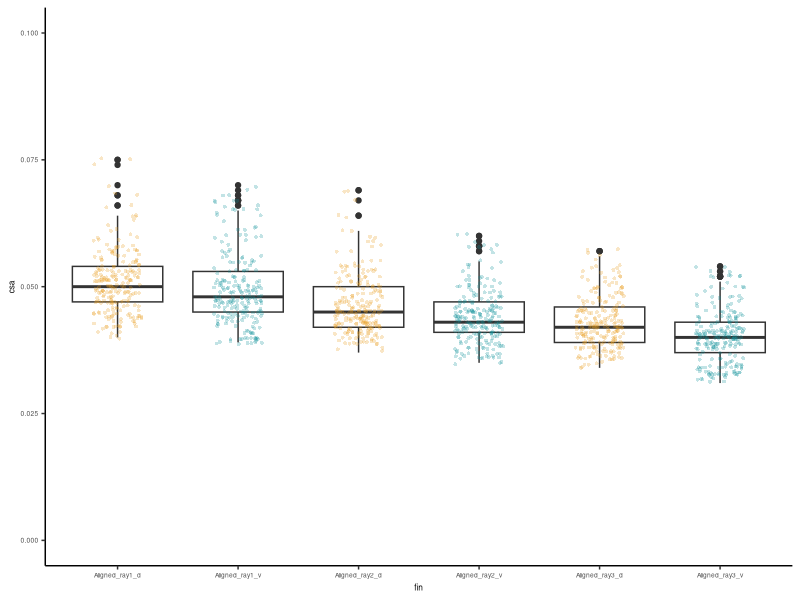

Source code (R): (Note: this script raises an error after producing the figure.)
# Purpose: measure and plot fin rays for shortnose sturgeon, specimen FMNH144017
#
# note: 
#  CSA == cross sectional area
#  second_moment_min == second moment of area around major axis
#  second_moment_max == second moment of area around minor axis
#
# 2019-05-05
# TAS


# initialize packages ####
library(ggplot2)


# load data ####
rm(list = ls()) # clear any old vars
sturgeon_ray_data <- read.table("data_raw/FMNH144017_CSA_and_SMA.txt", head=TRUE) # load data

# plot data ####

# set color scheme for d vs v
group.colors <- c(Aligned_ray1_d="#E89E1C", Aligned_ray1_v="#0D929A",
                  Aligned_ray2_d="#E89E1C", Aligned_ray2_v="#0D929A",
                  Aligned_ray3_d="#E89E1C", Aligned_ray3_v="#0D929A")


# cross sectional area.
p_csa <-ggplot(data=sturgeon_ray_data, aes(x=fin, y=csa)) +
  geom_boxplot() +
  geom_jitter(shape=16, position=position_jitter(0.2), size=1, alpha=0.25, aes(color=fin)) +
  scale_color_manual(values = group.colors) +
  ylim(0,.1) +
  theme_classic() +
  theme(legend.position="none", text=element_text(size=6))
p_csa
ggsave("output_figures/sturgeon_csa.pdf", plot=p_csa,  width=5, height=5, units = "cm")


p_2mom_min <-ggplot(data=sturgeon_ray_data, aes(x=fin, y=second_moment_min)) +
  geom_boxplot() +
  geom_jitter(shape=16, position=position_jitter(0.2), size=1, alpha=0.25, aes(color=fin)) +
  scale_color_manual(values = group.colors) +
  ylim(0,.0004) +
  theme_classic() +
  theme(legend.position="none", text=element_text(size=6))
p_2mom_min
ggsave("output_figures/sturgeon_2ndmom_min.pdf", plot=p_2mom_min,  width=5, height=5, units = "cm")


# analyzing rays ####
ray_d1 <- sturgeon_ray_data[sturgeon_ray_data$fin=="Aligned_ray1_d",]
ray_v1 <- sturgeon_ray_data[sturgeon_ray_data$fin=="Aligned_ray1_v",]
ray_d2 <- sturgeon_ray_data[sturgeon_ray_data$fin=="Aligned_ray2_d",]
ray_v2 <- sturgeon_ray_data[sturgeon_ray_data$fin=="Aligned_ray2_v",]
ray_d3 <- sturgeon_ray_data[sturgeon_ray_data$fin=="Aligned_ray3_d",]
ray_v3 <- sturgeon_ray_data[sturgeon_ray_data$fin=="Aligned_ray3_v",]

# comparing difference in CSA -- for text
(mean(ray_d1$csa)/mean(ray_v1$csa) + mean(ray_d2$csa)/mean(ray_v2$csa) + mean(ray_d3$csa)/mean(ray_v3$csa)) /3

# comparing difference in 2ndmom_DV -- for text
(mean(ray_d1$second_moment_min)/mean(ray_v1$second_moment_min) + mean(ray_d2$second_moment_min)/mean(ray_v2$second_moment_min) + mean(ray_d3$second_moment_min)/mean(ray_v3$second_moment_min)) /3


# statistics  ####
# test if  data are normally distributed.
shapiro.test(ray_d1$csa)
shapiro.test(ray_d2$csa)
shapiro.test(ray_d3$csa)
shapiro.test(ray_v1$csa)
shapiro.test(ray_v2$csa)
shapiro.test(ray_d3$csa)
shapiro.test(ray_d1$second_moment_min) 
shapiro.test(ray_d2$second_moment_min)
shapiro.test(ray_d3$second_moment_min) 
shapiro.test(ray_v1$second_moment_min)
shapiro.test(ray_v2$second_moment_min) 
shapiro.test(ray_v3$second_moment_min)

#  table of these results
d1_vs_v1_csa <- as.vector(c("Acipernser", "FMNH144017", "d1_vs_v1", "csa", wilcox.test(ray_d1$csa, ray_v1$csa)$statistic, wilcox.test(ray_d1$csa, ray_v1$csa)$p.value))
d2_vs_v2_csa <- as.vector(c("Acipernser", "FMNH144017", "d2_vs_v2", "csa", wilcox.test(ray_d2$csa, ray_v2$csa)$statistic, wilcox.test(ray_d2$csa, ray_v2$csa)$p.value))
d3_vs_v3_csa <- as.vector(c("Acipernser", "FMNH144017", "d3_vs_v3", "csa", wilcox.test(ray_d3$csa, ray_v3$csa)$statistic, wilcox.test(ray_d2$csa, ray_v3$csa)$p.value))
d1_vs_v1_second_moment <- as.vector(c("Acipernser", "FMNH144017", "d1_vs_v1", "sma", wilcox.test(ray_d1$second_moment_min, ray_v1$second_moment_min)$statistic, wilcox.test(ray_d1$second_moment_min, ray_v1$second_moment_min)$p.value))
d2_vs_v2_second_moment <- as.vector(c("Acipernser", "FMNH144017", "d2_vs_v2", "sma", wilcox.test(ray_d2$second_moment_min, ray_v2$second_moment_min)$statistic, wilcox.test(ray_d2$second_moment_min, ray_v2$second_moment_min)$p.value))
d3_vs_v3_second_moment <- as.vector(c("Acipernser", "FMNH144017", "d3_vs_v3", "sma", wilcox.test(ray_d3$second_moment_min, ray_v3$second_moment_min)$statistic, wilcox.test(ray_d2$second_moment_min, ray_v3$second_moment_min)$p.value))

suppl_table <- rbind(d1_vs_v1_csa, d2_vs_v2_csa, d3_vs_v3_csa,
                   d1_vs_v1_second_moment, d2_vs_v2_second_moment, d3_vs_v3_second_moment)

colnames(suppl_table) <- c("species", "specimen","rays_compared", "comparison", "W", "p-value")

write.table(suppl_table,"output_files/tetrapodomorph_dv_wilcox_test.txt",
            row.names = FALSE,
            quote=FALSE,
            append = TRUE,
            col.names = FALSE)